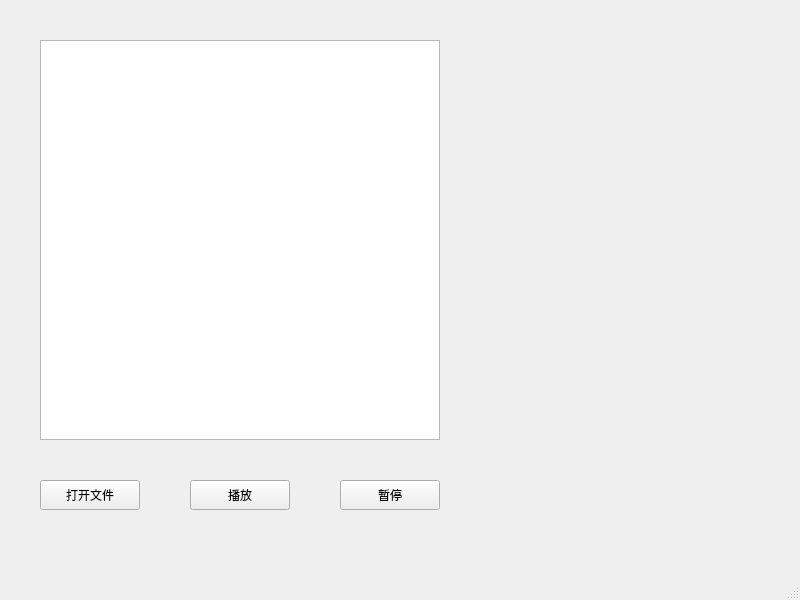
<?xml version="1.0" encoding="UTF-8"?>
<ui version="4.0">
 <class>MainWindow</class>
 <widget class="QMainWindow" name="MainWindow">
  <property name="geometry">
   <rect>
    <x>0</x>
    <y>0</y>
    <width>800</width>
    <height>600</height>
   </rect>
  </property>
  <property name="windowTitle">
   <string>MainWindow</string>
  </property>
  <widget class="QWidget" name="centralwidget">
   <widget class="QGraphicsView" name="graphicsView">
    <property name="geometry">
     <rect>
      <x>40</x>
      <y>40</y>
      <width>400</width>
      <height>400</height>
     </rect>
    </property>
   </widget>
   <widget class="QPushButton" name="pushButton">
    <property name="geometry">
     <rect>
      <x>40</x>
      <y>480</y>
      <width>100</width>
      <height>30</height>
     </rect>
    </property>
    <property name="text">
     <string>打开文件</string>
    </property>
   </widget>
   <widget class="QPushButton" name="pushButton_2">
    <property name="geometry">
     <rect>
      <x>190</x>
      <y>480</y>
      <width>100</width>
      <height>30</height>
     </rect>
    </property>
    <property name="text">
     <string>播放</string>
    </property>
   </widget>
   <widget class="QPushButton" name="pushButton_3">
    <property name="geometry">
     <rect>
      <x>340</x>
      <y>480</y>
      <width>100</width>
      <height>30</height>
     </rect>
    </property>
    <property name="text">
     <string>暂停</string>
    </property>
   </widget>
  </widget>
  <widget class="QMenuBar" name="menubar">
   <property name="geometry">
    <rect>
     <x>0</x>
     <y>0</y>
     <width>800</width>
     <height>26</height>
    </rect>
   </property>
  </widget>
  <widget class="QStatusBar" name="statusbar"/>
 </widget>
 <resources/>
 <connections>
  <connection>
   <sender>pushButton</sender>
   <signal>clicked()</signal>
   <receiver>MainWindow</receiver>
   <slot>clicked_openfile()</slot>
   <hints>
    <hint type="sourcelabel">
     <x>91</x>
     <y>523</y>
    </hint>
    <hint type="destinationlabel">
     <x>92</x>
     <y>566</y>
    </hint>
   </hints>
  </connection>
  <connection>
   <sender>pushButton_2</sender>
   <signal>clicked()</signal>
   <receiver>MainWindow</receiver>
   <slot>clicked_play()</slot>
   <hints>
    <hint type="sourcelabel">
     <x>259</x>
     <y>518</y>
    </hint>
    <hint type="destinationlabel">
     <x>258</x>
     <y>555</y>
    </hint>
   </hints>
  </connection>
  <connection>
   <sender>pushButton_3</sender>
   <signal>clicked()</signal>
   <receiver>MainWindow</receiver>
   <slot>clicked_pause()</slot>
   <hints>
    <hint type="sourcelabel">
     <x>380</x>
     <y>526</y>
    </hint>
    <hint type="destinationlabel">
     <x>381</x>
     <y>561</y>
    </hint>
   </hints>
  </connection>
 </connections>
 <slots>
  <slot>clicked_openfile()</slot>
  <slot>clicked_play()</slot>
  <slot>clicked_pause()</slot>
 </slots>
</ui>
